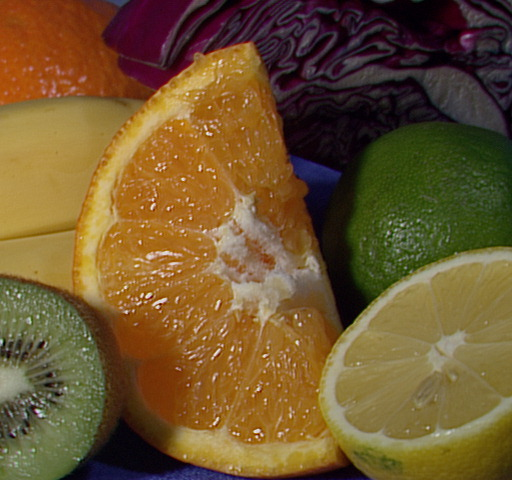
#> input picture Samples/fruits.jpg, 512 x 480 px
$ python histo.py
#> lines starting #> are read from the running program, lines starting #| are printed output that depends on the picture
import cv2
import numpy as np
from matplotlib import pyplot as plt

img=cv2.imread('Samples/fruits.jpg',0)
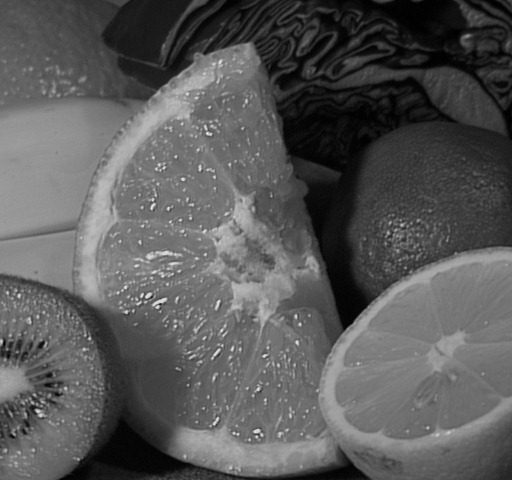
#> img: shape (480, 512); min 0, max 238, mean 88.7
plt.hist(img.ravel(),256,[0,256])
hist=cv2.calcHist([img],[0],None,[256],[0,256])
#> hist = 256 values, max 2883 at index 116, min 0 at index 232, mean 960

plt.show()
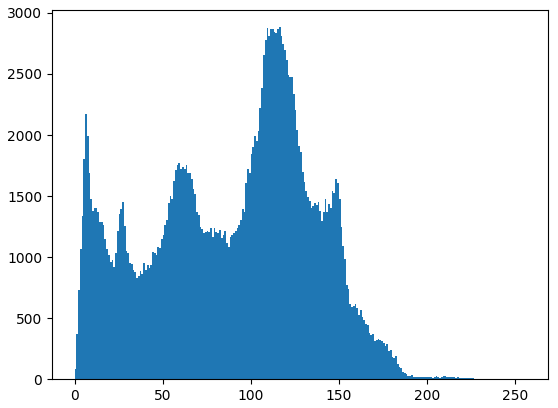
#> figure drawn by matplotlib, 1 panel; tallest bar 2883 high, from x = 116 to 117

$ run again, with Samples/aero1.jpg copied over Samples/fruits.jpg
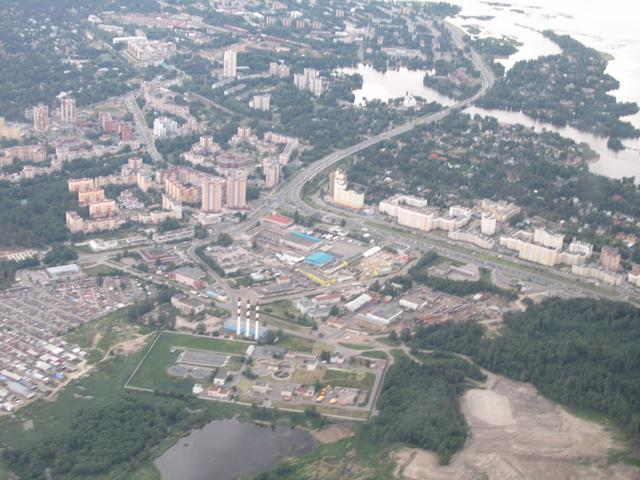
#> input picture Samples/aero1.jpg, 640 x 480 px
#> `img=cv2.imread('Samples/fruits.jpg',0)`:
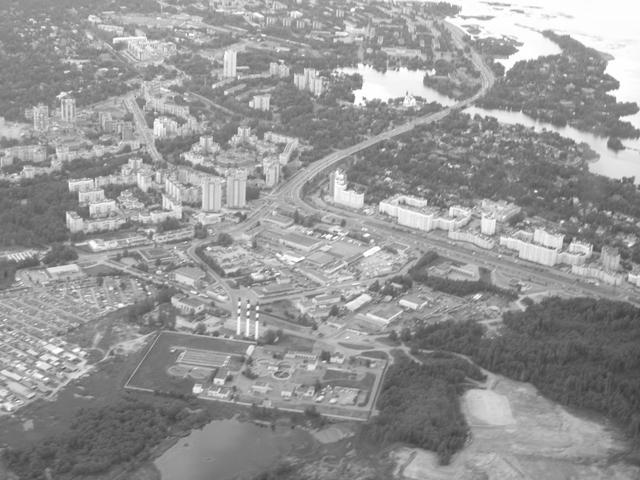
#> img: shape (480, 640); min 58, max 255, mean 149.9
#> hist = 256 values, max 3169 at index 147, min 0 at index 0, mean 1200
#> `plt.show()`:
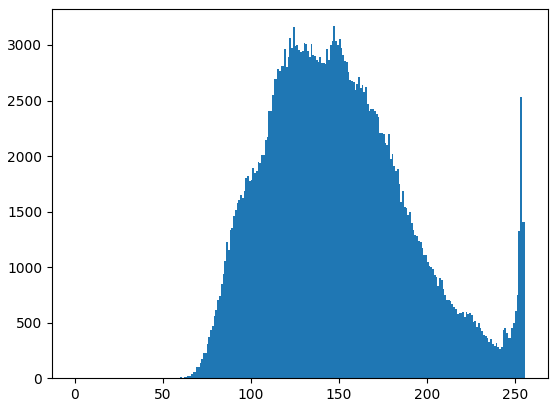
#> figure drawn by matplotlib, 1 panel; tallest bar 3169 high, from x = 147 to 148

$ run again, with Samples/aero3.jpg copied over Samples/fruits.jpg
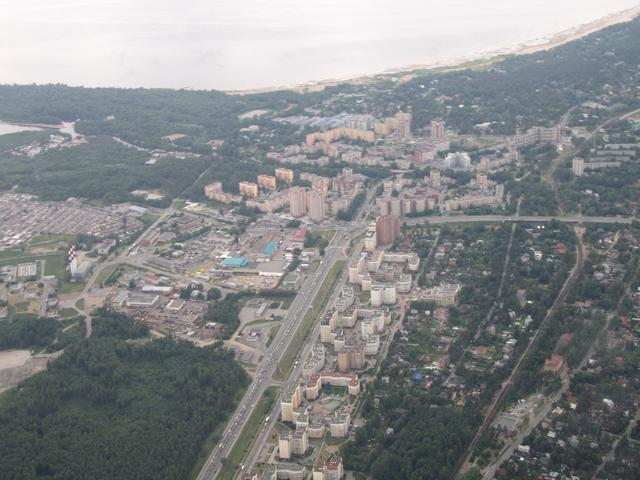
#> input picture Samples/aero3.jpg, 640 x 480 px
#> hist = 256 values, max 4365 at index 243, min 0 at index 0, mean 1200
#> `plt.show()`:
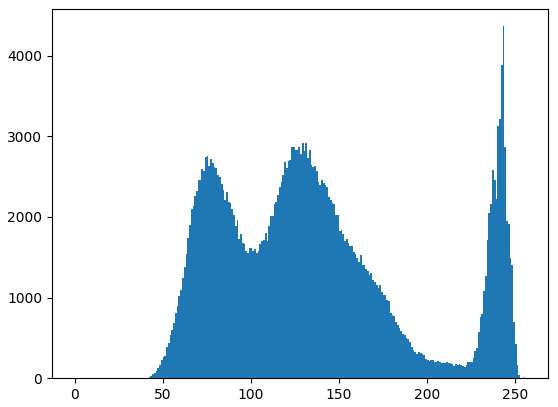
#> figure drawn by matplotlib, 1 panel; tallest bar 4365 high, from x = 243 to 244
